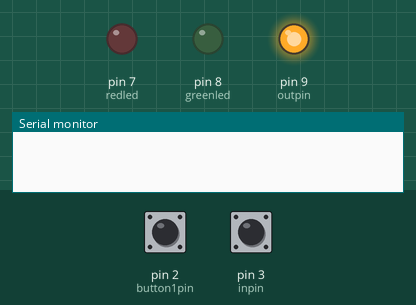
This sketch was run on a simulated Arduino Uno, built with avr-gcc and run on an emulated ATmega328P. On the bench: output pins drawn as LEDs (lit = HIGH), the last lines printed to the serial monitor. Dashed ring = blinking. The test bench sets the inputs (shaded band); at power-on: pin 2 (button1pin) HIGH, pin 3 (inpin) HIGH.

Above: at 1.2 s.
1.3 s: pin 2 (button1pin) pulled LOW for 0.15 s
At 1.7 s:
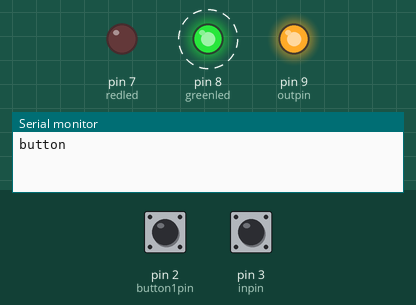
4.4 s: pin 3 (inpin) pulled LOW for 3.2 s
At 4.9 s:
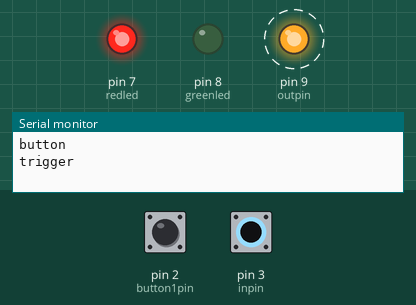
9.1 s: pin 2 (button1pin) pulled LOW for 1 s
At 12.5 s:
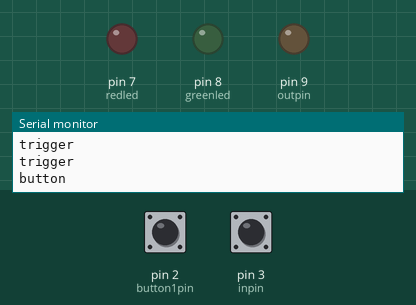
13.1 s: pin 2 (button1pin) pulled LOW for 3.2 s
At 17.2 s:
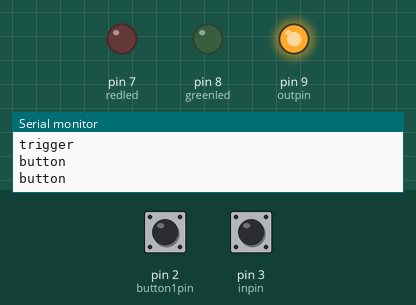
Timing chart, 0 to 18.7 s (numbered marks = the images above; inputs shaded):
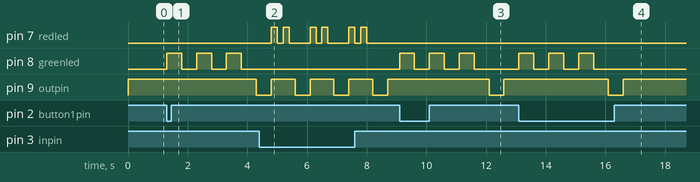

Measured:
- after the input at 1.3 s, pin 8 (greenled): alternates HIGH for 0.50 s and LOW for 0.50 s, starting at once; pin 9 (outpin): HIGH → LOW after 3.0 s
- after the input at 4.4 s, pin 7 (redled): LOW → HIGH after 0.40 s, then repeats every 1.3 s: LOW 0.20 s, HIGH 0.20 s, LOW 0.70 s, HIGH 0.20 s
- after the input at 9.1 s, pin 8 (greenled): alternates HIGH for 0.50 s and LOW for 0.50 s, 6 changes in all, then stays LOW, starting at once; pin 9 (outpin): HIGH → LOW after 3.0 s, → HIGH 0.50 s later
- after the input at 13.1 s, pin 8 (greenled): alternates HIGH for 0.50 s and LOW for 0.50 s, 6 changes in all, then stays LOW, starting at once; pin 9 (outpin): HIGH → LOW after 3.0 s, → HIGH 0.50 s later

The sketch:

comms.ino
```cpp
/* button signal game with two arduinos
 *
 * look for trigger input or button. on button, do a thing and put out trigger signal
 *
 * on button do a different thing and put out trigger signal
 *
 */


int button1pin = 2;
int redled = 7;
int greenled = 8;
int outpin = 9;
int inpin = 3;

boolean button1 = false;
boolean trigger = false;

void setup() {

    pinMode(button1pin,INPUT_PULLUP);
    pinMode(inpin,INPUT_PULLUP);

    pinMode(redled,OUTPUT);
    pinMode(greenled,OUTPUT);

    pinMode(outpin,OUTPUT);

    digitalWrite(outpin,HIGH);//simulate button behavior by being high until trigger, which goes low
    digitalWrite(redled,LOW);
    digitalWrite(greenled,LOW);


    Serial.begin(9600);

}

void loop() {

  button1 = !digitalRead(button1pin);
  trigger = !digitalRead(inpin);

  if(button1){
    Serial.println("button");
    buttonEvent();
    triggerOutput();
  }
  if(trigger){
    Serial.println("trigger");
    triggerEvent();
    triggerOutput();
  }

}


void buttonEvent(){

    digitalWrite(greenled,HIGH);
    delay(500);
    digitalWrite(greenled,LOW);
    delay(500);
    digitalWrite(greenled,HIGH);
    delay(500);
    digitalWrite(greenled,LOW);
    delay(500);
    digitalWrite(greenled,HIGH);
    delay(500);
    digitalWrite(greenled,LOW);
    delay(500);


}

void triggerEvent(){

    digitalWrite(redled,HIGH);
    delay(200);
    digitalWrite(redled,LOW);
    delay(200);
    digitalWrite(redled,HIGH);
    delay(200);
    digitalWrite(redled,LOW);
    delay(200);

}

void triggerOutput(){

    //trigger output:
    digitalWrite(outpin,LOW);
    delay(500);
    digitalWrite(outpin,HIGH);

}
```
